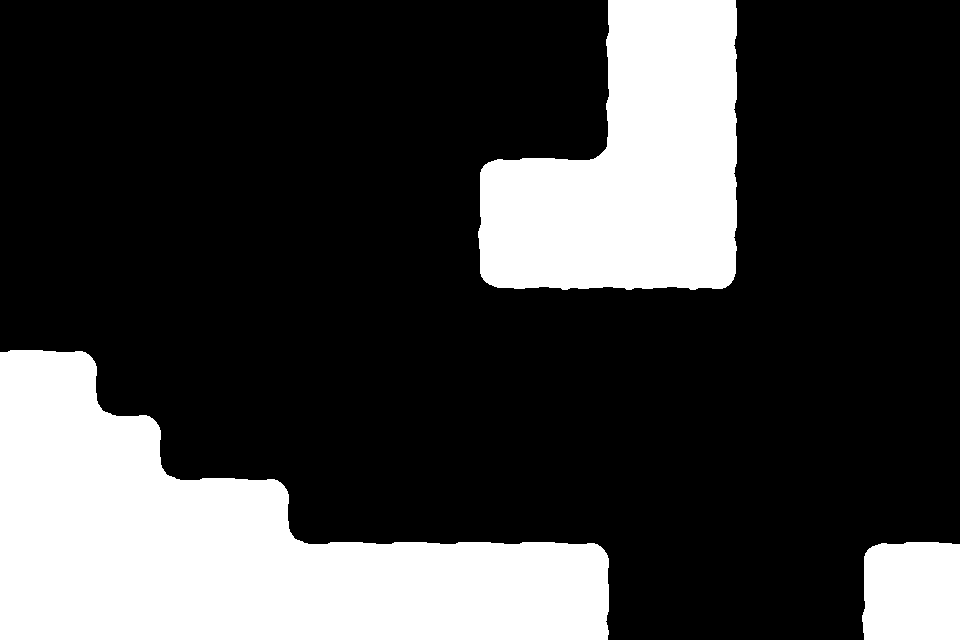

Rendered tile map (Tiled .tmx) drawn with the repository's tilesets; below, a short description and the full map source, tile grids included:
An orthogonal 15x10 tile map with 64x64 px tiles, 1 tile layer (Chao) and 14 objects (10x Prefab, 3x Fronteira, Jogador).

<map version="1.0" orientation="orthogonal" renderorder="right-down" width="15" height="10" tilewidth="64" tileheight="64" nextobjectid="36">
 <tileset firstgid="1" source="TilesetSimples/tileset.tsx" />
 <layer name="Chao" width="15" height="10">
  <properties>
   <property name="unity:layer" value="Solido" />
  </properties>
  <data encoding="csv">
0,0,0,0,0,0,0,0,0,6,7,8,0,0,0,
0,0,0,0,0,0,0,0,0,6,7,8,0,0,0,
0,0,0,0,0,0,0,1,2,4,7,8,0,0,0,
0,0,0,0,0,0,0,6,7,7,7,8,0,0,0,
0,0,0,0,0,0,0,11,12,12,12,13,0,0,0,
2,3,0,0,0,0,0,0,0,0,0,0,0,0,0,
7,5,3,0,0,0,0,0,0,0,0,0,0,0,0,
7,7,5,2,3,0,0,0,0,0,0,0,0,0,0,
7,7,7,7,5,2,2,2,2,3,0,0,0,1,2,
7,7,7,7,7,7,7,7,7,8,0,0,0,6,7
</data>
 </layer>
 <objectgroup name="Objetos" offsetx="0" offsety="-32">
  <properties>
   <property name="unity:layer" value="Objetos" />
  </properties>
  <object id="4" name="Porta" type="Prefab" gid="17" x="896" y="575" width="64" height="64" />
  <object id="5" name="Chave" type="Prefab" gid="18" x="514" y="197" width="64" height="64" />
  <object id="8" name="Cristal" type="Prefab" gid="23" x="0" y="387" width="64" height="64" />
  <object id="9" name="Bloco" type="Prefab" gid="21" x="704" y="608" width="64" height="64" />
  <object id="11" name="Bloco" type="Prefab" gid="21" x="194" y="355" width="64" height="64" />
  <object id="10" name="Espinho" type="Prefab" gid="14" x="606" y="652" width="64" height="64">
   <properties>
    <property name="PrefabSwap" value="" />
    <property name="unity:layer" value="Morte" />
   </properties>
  </object>
  <object id="13" name="Fronteira" x="-65" y="-288" width="64" height="929" />
  <object id="14" name="Fronteira" x="0" y="-320" width="960" height="64" />
  <object id="15" name="Fronteira" x="960" y="-288" width="64" height="928" />
  <object id="31" name="Bloco" type="Prefab" gid="21" x="319" y="290" width="64" height="64" />
  <object id="32" name="Espinho" type="Prefab" gid="14" x="668" y="652" width="64" height="64">
   <properties>
    <property name="PrefabSwap" value="" />
    <property name="unity:layer" value="Morte" />
   </properties>
  </object>
  <object id="33" name="Espinho" type="Prefab" gid="14" x="796.5" y="650.5" width="64" height="64">
   <properties>
    <property name="PrefabSwap" value="" />
    <property name="unity:layer" value="Morte" />
   </properties>
  </object>
  <object id="34" name="Espinho" type="Prefab" gid="14" x="733.5" y="651.5" width="64" height="64">
   <properties>
    <property name="PrefabSwap" value="" />
    <property name="unity:layer" value="Morte" />
   </properties>
  </object>
  <object id="35" name="Jogador" gid="24" x="190" y="510" width="64" height="64">
   <properties>
    <property name="PrefabSwap" value="" />
   </properties>
  </object>
 </objectgroup>
</map>
